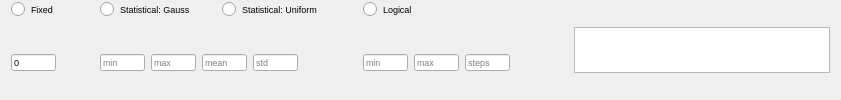
              <widget class="QFrame" name="frame_37">
               <property name="frameShape">
                <enum>QFrame::NoFrame</enum>
               </property>
               <property name="frameShadow">
                <enum>QFrame::Plain</enum>
               </property>
               <layout class="QHBoxLayout" name="horizontalLayout_25">
                <property name="topMargin">
                 <number>0</number>
                </property>
                <property name="bottomMargin">
                 <number>0</number>
                </property>
                <item>
                 <widget class="QFrame" name="frame_38">
                  <property name="frameShape">
                   <enum>QFrame::NoFrame</enum>
                  </property>
                  <property name="frameShadow">
                   <enum>QFrame::Plain</enum>
                  </property>
                  <layout class="QGridLayout" name="gridLayout_16">
                   <property name="leftMargin">
                    <number>0</number>
                   </property>
                   <property name="topMargin">
                    <number>0</number>
                   </property>
                   <property name="bottomMargin">
                    <number>0</number>
                   </property>
                   <item row="0" column="3">
                    <widget class="QRadioButton" name="radio_log_cbr">
                     <property name="font">
                      <font>
                       <pointsize>7</pointsize>
                      </font>
                     </property>
                     <property name="text">
                      <string>Logical</string>
                     </property>
                     <attribute name="buttonGroup">
                      <string notr="true">buttonGroup_6</string>
                     </attribute>
                    </widget>
                   </item>
                   <item row="0" column="0">
                    <widget class="QRadioButton" name="radio_fix_cbr">
                     <property name="font">
                      <font>
                       <pointsize>7</pointsize>
                      </font>
                     </property>
                     <property name="text">
                      <string>Fixed</string>
                     </property>
                     <property name="iconSize">
                      <size>
                       <width>12</width>
                       <height>12</height>
                      </size>
                     </property>
                     <attribute name="buttonGroup">
                      <string notr="true">buttonGroup_6</string>
                     </attribute>
                    </widget>
                   </item>
                   <item row="1" column="4">
                    <spacer name="horizontalSpacer_32">
                     <property name="orientation">
                      <enum>Qt::Horizontal</enum>
                     </property>
                     <property name="sizeHint" stdset="0">
                      <size>
                       <width>40</width>
                       <height>20</height>
                      </size>
                     </property>
                    </spacer>
                   </item>
                   <item row="1" column="0">
                    <widget class="QFrame" name="frame_39">
                     <property name="frameShape">
                      <enum>QFrame::NoFrame</enum>
                     </property>
                     <property name="frameShadow">
                      <enum>QFrame::Plain</enum>
                     </property>
                     <layout class="QHBoxLayout" name="horizontalLayout_26">
                      <property name="leftMargin">
                       <number>0</number>
                      </property>
                      <property name="topMargin">
                       <number>0</number>
                      </property>
                      <property name="bottomMargin">
                       <number>0</number>
                      </property>
                      <item>
                       <widget class="QLineEdit" name="txt_fix_cbr">
                        <property name="maximumSize">
                         <size>
                          <width>45</width>
                          <height>17</height>
                         </size>
                        </property>
                        <property name="font">
                         <font>
                          <pointsize>7</pointsize>
                         </font>
                        </property>
                        <property name="text">
                         <string>0</string>
                        </property>
                        <property name="placeholderText">
                         <string>value</string>
                        </property>
                       </widget>
                      </item>
                      <item>
                       <spacer name="horizontalSpacer_33">
                        <property name="orientation">
                         <enum>Qt::Horizontal</enum>
                        </property>
                        <property name="sizeType">
                         <enum>QSizePolicy::Maximum</enum>
                        </property>
                        <property name="sizeHint" stdset="0">
                         <size>
                          <width>20</width>
                          <height>20</height>
                         </size>
                        </property>
                       </spacer>
                      </item>
                     </layout>
                    </widget>
                   </item>
                   <item row="1" column="3">
                    <widget class="QFrame" name="frame_40">
                     <property name="frameShape">
                      <enum>QFrame::NoFrame</enum>
                     </property>
                     <property name="frameShadow">
                      <enum>QFrame::Plain</enum>
                     </property>
                     <layout class="QHBoxLayout" name="horizontalLayout_27">
                      <property name="leftMargin">
                       <number>0</number>
                      </property>
                      <property name="topMargin">
                       <number>0</number>
                      </property>
                      <property name="bottomMargin">
                       <number>0</number>
                      </property>
                      <item>
                       <widget class="QLineEdit" name="txt_log_min_cbr">
                        <property name="maximumSize">
                         <size>
                          <width>45</width>
                          <height>17</height>
                         </size>
                        </property>
                        <property name="font">
                         <font>
                          <pointsize>7</pointsize>
                         </font>
                        </property>
                        <property name="placeholderText">
                         <string>min</string>
                        </property>
                       </widget>
                      </item>
                      <item>
                       <widget class="QLineEdit" name="txt_log_max_cbr">
                        <property name="maximumSize">
                         <size>
                          <width>45</width>
                          <height>17</height>
                         </size>
                        </property>
                        <property name="font">
                         <font>
                          <pointsize>7</pointsize>
                         </font>
                        </property>
                        <property name="placeholderText">
                         <string>max</string>
                        </property>
                       </widget>
                      </item>
                      <item>
                       <widget class="QLineEdit" name="txt_log_steps_cbr">
                        <property name="maximumSize">
                         <size>
                          <width>45</width>
                          <height>17</height>
                         </size>
                        </property>
                        <property name="font">
                         <font>
                          <pointsize>7</pointsize>
                         </font>
                        </property>
                        <property name="placeholderText">
                         <string>steps</string>
                        </property>
                       </widget>
                      </item>
                     </layout>
                    </widget>
                   </item>
                   <item row="0" column="1">
                    <widget class="QFrame" name="frame_41">
                     <property name="frameShape">
                      <enum>QFrame::NoFrame</enum>
                     </property>
                     <property name="frameShadow">
                      <enum>QFrame::Plain</enum>
                     </property>
                     <layout class="QHBoxLayout" name="horizontalLayout_28">
                      <property name="topMargin">
                       <number>0</number>
                      </property>
                      <property name="bottomMargin">
                       <number>0</number>
                      </property>
                      <item>
                       <widget class="QRadioButton" name="radio_gauss_cbr">
                        <property name="font">
                         <font>
                          <pointsize>7</pointsize>
                         </font>
                        </property>
                        <property name="text">
                         <string>Statistical: Gauss</string>
                        </property>
                        <attribute name="buttonGroup">
                         <string notr="true">buttonGroup_6</string>
                        </attribute>
                       </widget>
                      </item>
                      <item>
                       <widget class="QRadioButton" name="radio_uni_cbr">
                        <property name="font">
                         <font>
                          <pointsize>7</pointsize>
                         </font>
                        </property>
                        <property name="text">
                         <string>Statistical: Uniform</string>
                        </property>
                        <attribute name="buttonGroup">
                         <string notr="true">buttonGroup_6</string>
                        </attribute>
                       </widget>
                      </item>
                      <item>
                       <spacer name="horizontalSpacer_34">
                        <property name="orientation">
                         <enum>Qt::Horizontal</enum>
                        </property>
                        <property name="sizeType">
                         <enum>QSizePolicy::Maximum</enum>
                        </property>
                        <property name="sizeHint" stdset="0">
                         <size>
                          <width>10</width>
                          <height>20</height>
                         </size>
                        </property>
                       </spacer>
                      </item>
                     </layout>
                    </widget>
                   </item>
                   <item row="1" column="1">
                    <widget class="QFrame" name="frame_42">
                     <property name="frameShape">
                      <enum>QFrame::NoFrame</enum>
                     </property>
                     <property name="frameShadow">
                      <enum>QFrame::Plain</enum>
                     </property>
                     <layout class="QGridLayout" name="gridLayout_17">
                      <property name="leftMargin">
                       <number>9</number>
                      </property>
                      <property name="topMargin">
                       <number>0</number>
                      </property>
                      <property name="bottomMargin">
                       <number>0</number>
                      </property>
                      <item row="0" column="0">
                       <widget class="QLineEdit" name="txt_gauss_min_cbr">
                        <property name="maximumSize">
                         <size>
                          <width>45</width>
                          <height>17</height>
                         </size>
                        </property>
                        <property name="font">
                         <font>
                          <pointsize>7</pointsize>
                         </font>
                        </property>
                        <property name="placeholderText">
                         <string>min</string>
                        </property>
                       </widget>
                      </item>
                      <item row="0" column="1">
                       <widget class="QLineEdit" name="txt_gauss_max_cbr">
                        <property name="maximumSize">
                         <size>
                          <width>45</width>
                          <height>17</height>
                         </size>
                        </property>
                        <property name="font">
                         <font>
                          <pointsize>7</pointsize>
                         </font>
                        </property>
                        <property name="placeholderText">
                         <string>max</string>
                        </property>
                       </widget>
                      </item>
                      <item row="0" column="3">
                       <widget class="QLineEdit" name="txt_gauss_std_cbr">
                        <property name="maximumSize">
                         <size>
                          <width>45</width>
                          <height>17</height>
                         </size>
                        </property>
                        <property name="font">
                         <font>
                          <pointsize>7</pointsize>
                         </font>
                        </property>
                        <property name="placeholderText">
                         <string>std</string>
                        </property>
                       </widget>
                      </item>
                      <item row="0" column="2">
                       <widget class="QLineEdit" name="txt_gauss_mean_cbr">
                        <property name="maximumSize">
                         <size>
                          <width>45</width>
                          <height>17</height>
                         </size>
                        </property>
                        <property name="font">
                         <font>
                          <pointsize>7</pointsize>
                         </font>
                        </property>
                        <property name="placeholderText">
                         <string>mean</string>
                        </property>
                       </widget>
                      </item>
                      <item row="0" column="4">
                       <spacer name="horizontalSpacer_35">
                        <property name="orientation">
                         <enum>Qt::Horizontal</enum>
                        </property>
                        <property name="sizeType">
                         <enum>QSizePolicy::Maximum</enum>
                        </property>
                        <property name="sizeHint" stdset="0">
                         <size>
                          <width>50</width>
                          <height>20</height>
                         </size>
                        </property>
                       </spacer>
                      </item>
                     </layout>
                    </widget>
                   </item>
                  </layout>
                 </widget>
                </item>
                <item>
                 <widget class="PlotWidget" name="viewCbr">
                  <property name="sizePolicy">
                   <sizepolicy hsizetype="Expanding" vsizetype="Fixed">
                    <horstretch>0</horstretch>
                    <verstretch>0</verstretch>
                   </sizepolicy>
                  </property>
                  <property name="maximumSize">
                   <size>
                    <width>16777215</width>
                    <height>46</height>
                   </size>
                  </property>
                  <property name="styleSheet">
                   <string notr="true">border-right-color: rgb(255, 255, 127);</string>
                  </property>
                 </widget>
                </item>
               </layout>
              </widget>
